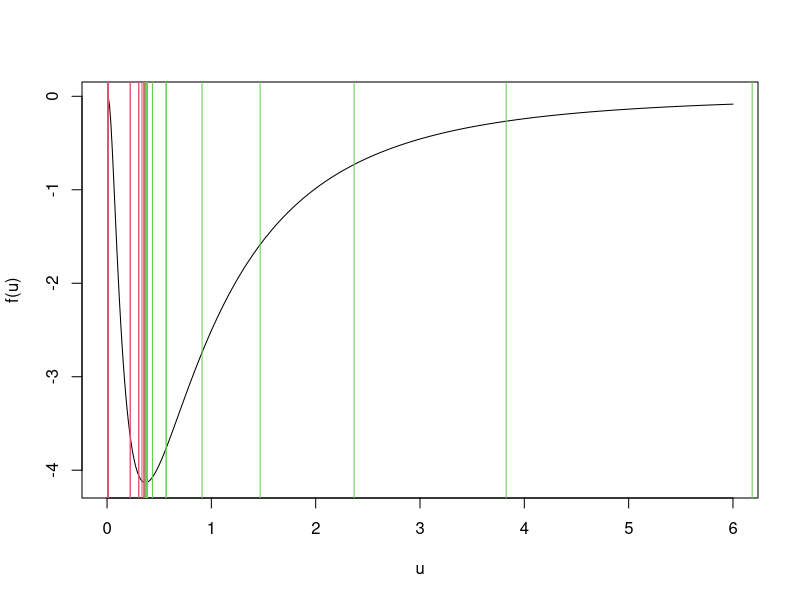

Reproduce this figure in R.
# Objective function
f <- function(x) {
  -(1/x*sqrt(2*pi))*exp(-0.5*(log(x)*log(x)))
}

# Golden Section Search
golden_search <- function(f, a, b, tol = 1e-4) {
  
  tau <- (sqrt(5) - 1) / 2 # 0.618... 
  
  history <- data.frame(
    iter = 0,
    a = a,
    b = b
  )
  
  x1 <- b - tau * (b - a)
  x2 <- a + tau * (b - a)
  
  f1 <- f(x1)
  f2 <- f(x2)
  
  iter <- 0
  while ((b - a) > tol) {
    iter <- iter + 1
    
    if (f1 > f2) {
      
      a <- x1
      x1 <- x2
      f1 <- f2
      
      x2 <- a + tau * (b - a)
      f2 <- f(x2)
      
    } else {
      
      b <- x2
      x2 <- x1
      f2 <- f1
      
      x1 <- b - tau * (b - a)
      f1 <- f(x1)
    }
    history <- rbind(
      history,
      data.frame(iter = iter, a = a, b = b)
    )
  }
  
  list(
    xmin = (a + b) / 2,
    interval = c(a, b),
    history = history
  )
}

# Run Golden Section Search
result <- golden_search(f, a = 0.01, b = 10, tol = 1e-4)

print(result)

h = result$history
h



u = seq(0,6,length = 500)
plot(u,f(u), type = 'l')

for (i in 1:nrow(h)) {
  abline(v = h[i,2], col = 2)
  abline(v = h[i,3], col = 3)
  # Sys.sleep(0.5)
}
